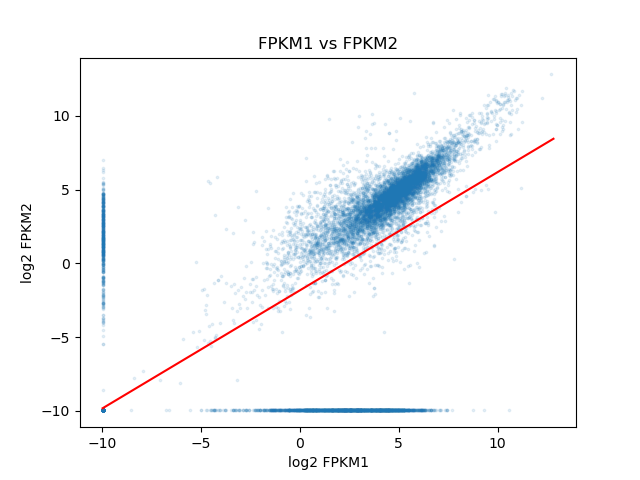

Here is the Python script that generated this plot:
#!/usr/bin/env python3

""""
Make a scatterplot that plot the FRKM values of two samples

usage: ./scatter.py <ctab1> <ctab2>
"""

import sys 
import pandas as pd 
import os
import matplotlib.pyplot as plt
import numpy as np

name1 = sys.argv[1].split(os.sep)[-2]
ctab1 = pd.read_csv(sys.argv[1], sep="\t", index_col="t_name")

name2=sys.argv[2].split(os.sep)[-2]
ctab2 = pd.read_csv(sys.argv[2], sep="\t", index_col="t_name")

fpkm={name1 : ctab1.loc[:,"FPKM"], 
      name2 : ctab2.loc[:,"FPKM"]}

df = pd.DataFrame(fpkm)


# print(np.log2(df.loc[:,name1]))


xx = np.log2(df.loc[:,name1]+0.001)
yy = np.log2(df.loc[:,name2]+0.001)

m, b= np.polyfit(xx, yy, 1)
x=[xx.min(), yy.max()]

fig, ax = plt.subplots()

ax.scatter(np.log2( df.loc[:,name1]+0.001), np.log2(df.loc[:,name2]+0.001), alpha = 0.1, s=3) #alpha is opacity, s is size

ax.plot(x, [(m*x1+b) for x1 in x], color = "red")

plt.title("FPKM1 vs FPKM2")
plt.xlabel("log2 FPKM1")
plt.ylabel("log2 FPKM2")

fig.savefig("scatter.png")
plt.close(fig)

#print(df)
#print(type(df))